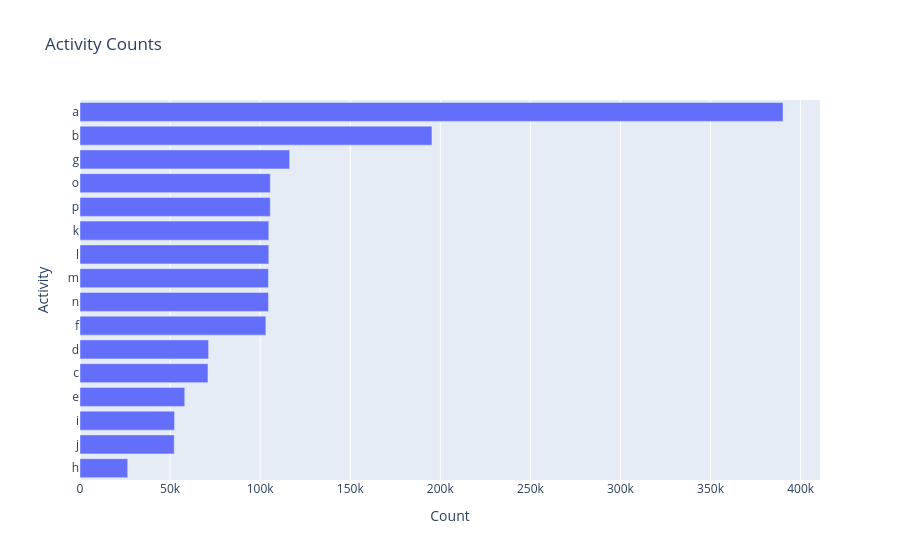

Notebook code for this chart:
### Code cell
activity_plot = kairo.plot_activity_counts(stats)
activity_plot.show()

### Figure 1 — Plotly figure (JSON) as saved in the notebook; plotly's stock layout.template omitted (floating-point values rounded to 4 significant figures)
{"data": [{"hovertemplate": "Count=%{x}<br>Activity=%{y}<extra></extra>", "legendgroup": "", "marker": {"color": "#636efa", "pattern": {"shape": ""}}, "name": "", "orientation": "h", "showlegend": false, "textposition": "auto", "type": "bar", "x": [390230, 195362, 116374, 105618, 105618, 104797, 104797, 104612, 104612, 103175, 71394, 71033, 58148, 52488, 52309, 26490], "xaxis": "x", "y": ["a", "b", "g", "o", "p", "k", "l", "m", "n", "f", "d", "c", "e", "i", "j", "h"], "yaxis": "y"}], "layout": {"barmode": "relative", "legend": {"tracegroupgap": 0}, "title": {"text": "Activity Counts"}, "xaxis": {"anchor": "y", "domain": [0, 1], "title": {"text": "Count"}}, "yaxis": {"anchor": "x", "autorange": "reversed", "domain": [0, 1], "title": {"text": "Activity"}}}}
